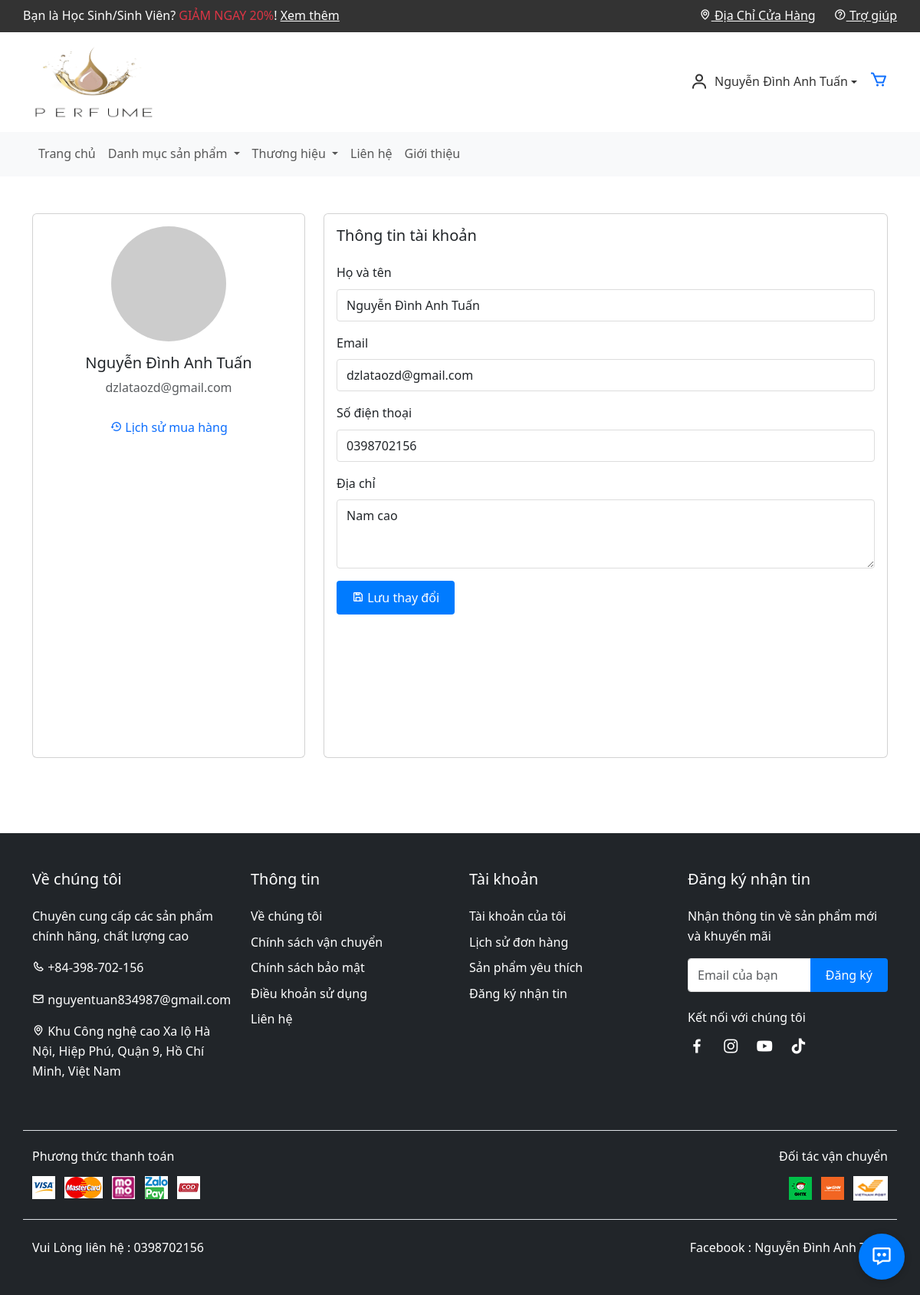
The page /profile.php (signed in) on the database its author committed.
### tables this page shows
CREATE TABLE `account` (
  `id` int(11) NOT NULL,
  `username` varchar(50) NOT NULL,
  `password` varchar(255) NOT NULL,
  `email` varchar(100) NOT NULL,
  `fullname` varchar(100) NOT NULL,
  `phone` varchar(20) NOT NULL,
  `address` text NOT NULL,
  `is_admin` tinyint(1) NOT NULL DEFAULT 0,
  `money` int(11) NOT NULL,
  `created_at` datetime NOT NULL DEFAULT current_timestamp()
);

### profile.php (the view, shortened to what this page needs)
<?php
require_once 'Header.php';
require_once './functions/functions.php';
$user_id = $_SESSION['user_id'];
$stmt = $conn->prepare("SELECT * FROM account WHERE id = ?");
$stmt->bind_param("i", $user_id);
$stmt->execute();
$user = $stmt->get_result()->fetch_assoc();
?>
<div class="container py-5">
    <div class="row">
        <div class="col-md-4">
            <div class="card">
                <div class="card-body text-center">
                    <img src="https://via.placeholder.com/150" class="rounded-circle mb-3" alt="Avatar">
                    <h5 class="card-title"><?= htmlspecialchars($user['fullname']) ?></h5>
                    <p class="text-muted"><?= $user['email'] ?></p>
                    <div class="mt-3">
                        <a href="purchase-history.php" class="btn btn-outline-primary">
                            <i class="bx bx-history"></i> Lịch sử mua hàng
                        </a>
                    </div>
                </div>
            </div>
        </div>
        <div class="col-md-8">
            <div class="card">
                <div class="card-body">
                    <h5 class="card-title mb-4">Thông tin tài khoản</h5>
                    <form method="POST">
                        <div class="mb-3">
                            <label class="form-label">Họ và tên</label>
                            <input type="text" name="fullname" class="form-control"
                                value="<?= htmlspecialchars($user['fullname']) ?>" required>
                        </div>
                        <div class="mb-3">
                            <label class="form-label">Email</label>
                            <input type="email" name="email" class="form-control"
                                value="<?= htmlspecialchars($user['email']) ?>" required>
                        </div>
                        <div class="mb-3">
                            <label class="form-label">Số điện thoại</label>
                            <input type="tel" name="phone" class="form-control"
                                value="<?= htmlspecialchars($user['phone']) ?>">
                        </div>
                        <div class="mb-3">
                            <label class="form-label">Địa chỉ</label>
                            <textarea name="address" class="form-control"
                                rows="3"><?= htmlspecialchars($user['address']) ?></textarea>
                        </div>
                        <button type="submit" class="btn btn-primary">
                            <i class="bx bx-save"></i> Lưu thay đổi
                        </button>
                    </form>
                </div>
            </div>
        </div>
    </div>
</div>
<?php require_once 'Footer.php'; ?>

### assets/css/style.css (style rules this page uses)
* { margin: 0; padding: 0; box-sizing: border-box; }
body { font-family: 'Segoe UI', Tahoma, Geneva, Verdana, sans-serif; line-height: 1.6; color: #333; }
.form-control { width: 100%; padding: 8px 12px; border: 1px solid #ddd; border-radius: 4px; }
.btn { padding: 10px 20px; border: none; border-radius: 4px; cursor: pointer; font-weight: 500; }
.btn-primary { background: #007bff; color: white; }
.col-md-8 { height: 550px; }

### rows shown on the page
account: fullname "Nguyễn Đình Anh Tuấn", email "dzlataozd@gmail.com", phone "0398702156", address "Nam cao"

### other values the page prints
$_SESSION['fullname'] "Nguyễn Đình Anh Tuấn"
